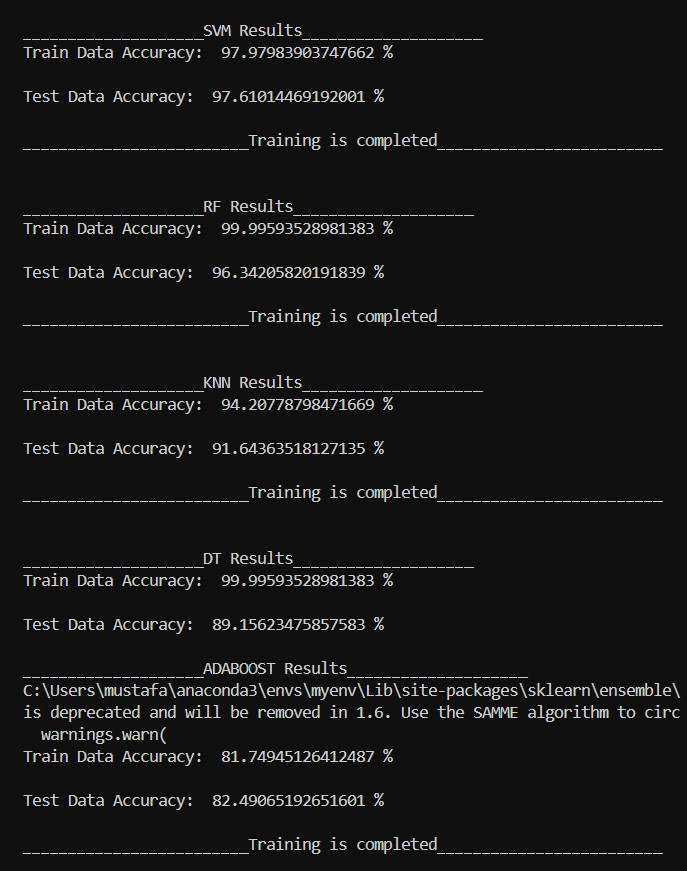
#> input picture Accuracies.jpg, 687 x 871 px; its folder holds only this picture in this run
$ python -i preProcessing.py   (imports and definitions only)
#> lines starting #> are read from the running program, lines starting #| are printed output that depends on the picture
#> further down, picture is the input picture: shape (871, 687, 3); mean B, G, R 23, 22.9, 22.9
import cv2
import os
import numpy as np
from imutils import contours as imcnts
from skimage.transform import hough_line, hough_line_peaks
from skimage.feature import canny
import pytesseract
import re
import shutil
pytesseract.pytesseract.tesseract_cmd = r'C:\Program Files\Tesseract-OCR\tesseract.exe'

def binarizeImage(image):
    try:
        grayImage = cv2.cvtColor(image, cv2.COLOR_BGR2GRAY)
        mean_pixel_value = grayImage.mean()
#> mean_pixel_value = 22.91
        is_light_image = mean_pixel_value > 50
#> is_light_image = False
        if is_light_image:
            inverted_image = cv2.bitwise_not(grayImage)
        else:
            inverted_image = grayImage

        _, binary = cv2.threshold(inverted_image, 0, 255, cv2.THRESH_BINARY_INV + cv2.THRESH_OTSU)
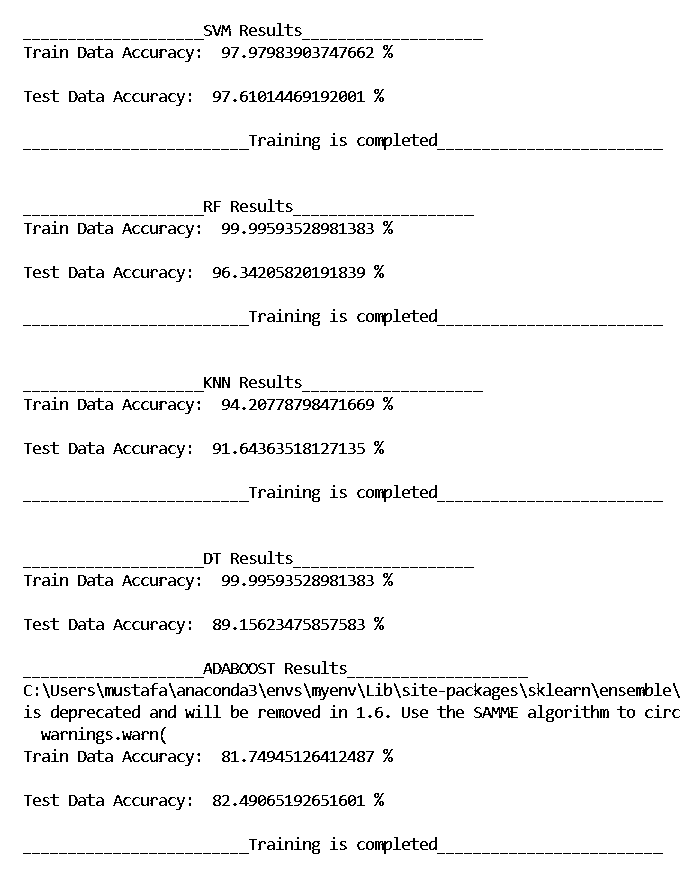
#> binary: shape (871, 687); 95.6% white; black in thin lines or dots

        negativeImage =255-binary
#> negativeImage: shape (871, 687); 4.4% white in thin lines or dots

        return negativeImage
    except Exception as e:
        return image

def rotateImage(image, angle):
    try:
        h, w = image.shape[:2]

        if angle >= 30 and angle <= 60:
            # Calculate rotation matrix
            rotation_matrix = cv2.getRotationMatrix2D((w / 2, h / 2), angle, 1)
            # Perform rotation
            rotated_image = cv2.warpAffine(image, rotation_matrix, (w, h))
            return rotated_image
        else:
            return image
    except Exception as e:
        return image

def houghTransform(image):
    try:
        # Apply Gaussian blur to reduce noise
        blurred_image = cv2.GaussianBlur(image, (11, 11), 0)
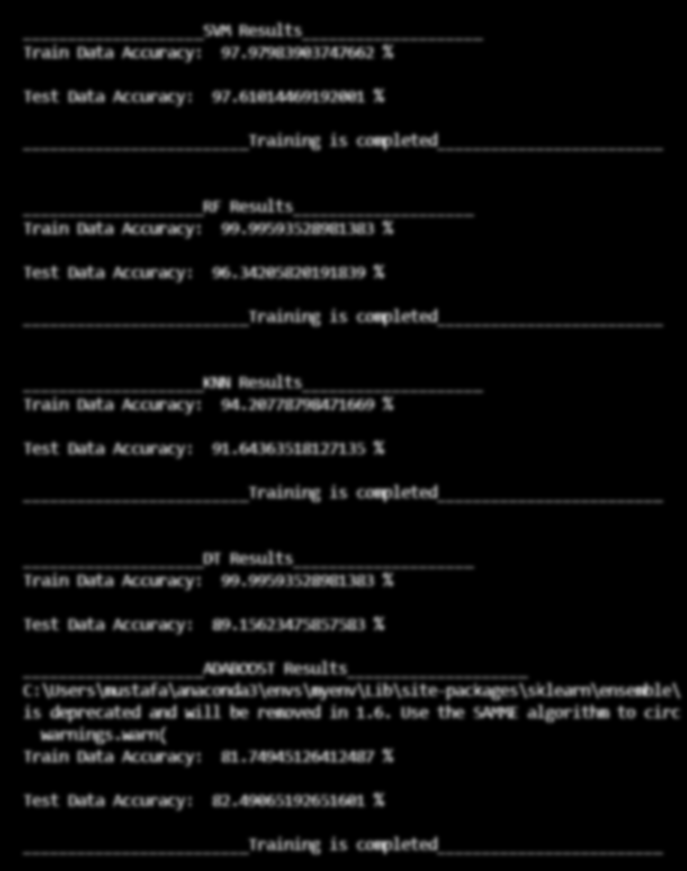
#> blurred_image: shape (871, 687); min 0, max 191, mean 11.2

        # Detect edges using Canny edge detection
        edges = canny(blurred_image)
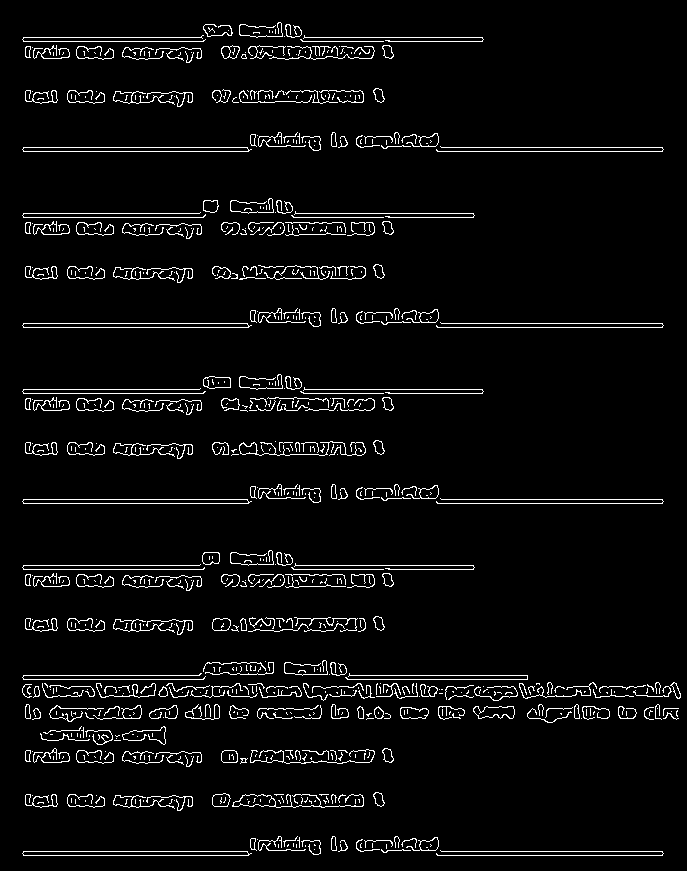
#> edges: shape (871, 687) bool; 4.5% white in thin lines or dots

        # Define angles to be tested for Hough transform
        tested_angles_rad  = np.deg2rad(np.arange(0.1, 180.0))

        # Perform Hough transform to detect lines
        hough_space, line_angles_rad, line_distances = hough_line(edges, theta=tested_angles_rad)
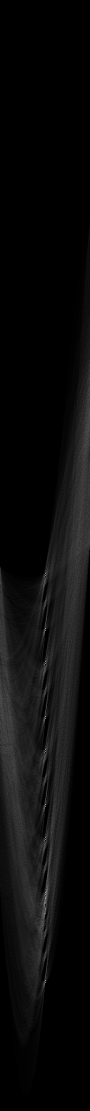
#> hough_space: shape (2221, 180) uint64 (shown at 1/2 size); min 0, max 265, mean 12.1; drawn with min black and max white
#> line_angles_rad = 180 values from 0.00175 to 3.13; line_distances = 2221 values from -1110 to 1110

        # Find peaks in Hough space
        _, angles, _ = hough_line_peaks(hough_space, line_angles_rad, line_distances)
#> angles = [1.57, 1.57, 1.57, 1.57, 1.57, 1.57, 1.57, 1.57, 1.57, 1.57, 1.57, 1.57, 1.57, 1.57, 1.57]

        # Rotate the image using the angle of the first detected line
        rotated_image = rotateImage(image, 180-angles[0] * 180 / np.pi)

        return rotated_image
    except Exception as e:
        return image

# Perform OCR orientation detection
def correctTextOrientation(image,count):
    try:
        # Explicitly set the resolution to 70 DPI to avoid warning
#> (the run stopped early here; a loop or call above may not have finished)
